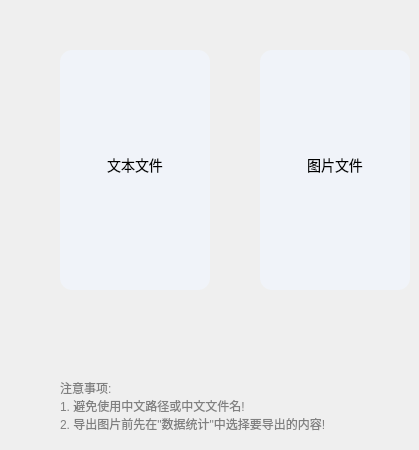
    <widget class="QWidget" name="exportFileTab">
     <attribute name="title">
      <string>页</string>
     </attribute>
     <widget class="QPushButton" name="txt_exportFileTab">
      <property name="geometry">
       <rect>
        <x>60</x>
        <y>50</y>
        <width>150</width>
        <height>240</height>
       </rect>
      </property>
      <property name="cursor">
       <cursorShape>PointingHandCursor</cursorShape>
      </property>
      <property name="styleSheet">
       <string notr="true">background-color: rgb(240, 243, 249);
border-radius:12px
</string>
      </property>
      <property name="text">
       <string/>
      </property>
     </widget>
     <widget class="QWidget" name="widget_pic" native="true">
      <property name="geometry">
       <rect>
        <x>110</x>
        <y>85</y>
        <width>50</width>
        <height>50</height>
       </rect>
      </property>
      <property name="styleSheet">
       <string notr="true">background-color: rgb(240, 243, 249);
border-image: url(:/image/txt_logo.png);</string>
      </property>
     </widget>
     <widget class="QLabel" name="label_txt">
      <property name="geometry">
       <rect>
        <x>60</x>
        <y>150</y>
        <width>150</width>
        <height>30</height>
       </rect>
      </property>
      <property name="layoutDirection">
       <enum>Qt::LeftToRight</enum>
      </property>
      <property name="styleSheet">
       <string notr="true">background-color: rgb(240, 243, 249);
color: rgb(0, 0, 0);
font:14px;
</string>
      </property>
      <property name="text">
       <string>文本文件</string>
      </property>
      <property name="alignment">
       <set>Qt::AlignCenter</set>
      </property>
     </widget>
     <widget class="QPushButton" name="jpg_exportFileTab">
      <property name="geometry">
       <rect>
        <x>260</x>
        <y>50</y>
        <width>150</width>
        <height>240</height>
       </rect>
      </property>
      <property name="cursor">
       <cursorShape>PointingHandCursor</cursorShape>
      </property>
      <property name="styleSheet">
       <string notr="true">background-color: rgb(240, 243, 249);
border-radius:12px
</string>
      </property>
      <property name="text">
       <string/>
      </property>
     </widget>
     <widget class="QWidget" name="widget_pic_2" native="true">
      <property name="geometry">
       <rect>
        <x>310</x>
        <y>85</y>
        <width>50</width>
        <height>50</height>
       </rect>
      </property>
      <property name="styleSheet">
       <string notr="true">background-color: rgb(240, 243, 249);
border-image: url(:/image/pic_logo.png);</string>
      </property>
     </widget>
     <widget class="QLabel" name="label_txt_2">
      <property name="geometry">
       <rect>
        <x>260</x>
        <y>150</y>
        <width>150</width>
        <height>30</height>
       </rect>
      </property>
      <property name="layoutDirection">
       <enum>Qt::LeftToRight</enum>
      </property>
      <property name="styleSheet">
       <string notr="true">background-color: rgb(240, 243, 249);
color: rgb(0, 0, 0);
font:14px;
</string>
      </property>
      <property name="text">
       <string>图片文件</string>
      </property>
      <property name="alignment">
       <set>Qt::AlignCenter</set>
      </property>
     </widget>
     <widget class="QLabel" name="label_12">
      <property name="geometry">
       <rect>
        <x>60</x>
        <y>370</y>
        <width>331</width>
        <height>71</height>
       </rect>
      </property>
      <property name="styleSheet">
       <string notr="true">color:grey;
font:12px;
</string>
      </property>
      <property name="text">
       <string>注意事项:
1. 避免使用中文路径或中文文件名!
2. 导出图片前先在&quot;数据统计&quot;中选择要导出的内容!</string>
      </property>
     </widget>
    </widget>
